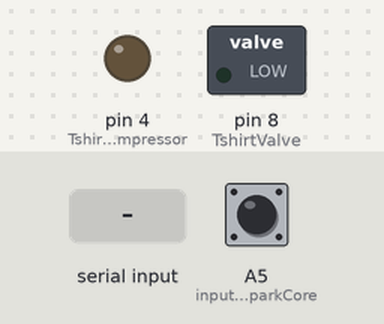
The sketch below on a simulated Arduino Uno, built with avr-gcc and run on an emulated ATmega328P. Parts: switched loads named in the sketch (green lamp = pin HIGH), output pins drawn as LEDs (lit = HIGH). Inputs (shaded band) come from the test bench; at power-on: A5 (input_from_SparkCore) HIGH. What the sketch prints to the serial monitor is not drawn.

Above: at 1.2 s.
1.3 s: A5 (input_from_SparkCore) pulled LOW for 0.15 s
At 1.4 s:
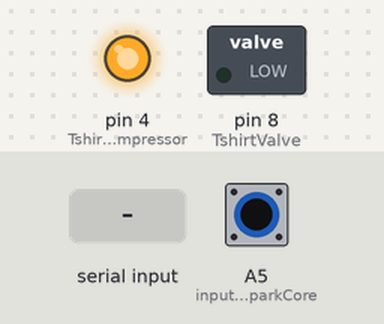
3.0 s: "1" received over Serial
At 3.4 s:
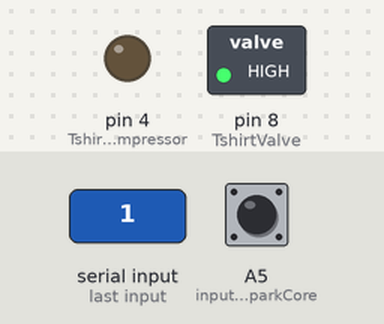
5.0 s: A5 (input_from_SparkCore) pulled LOW for 3.2 s
At 6.3 s:
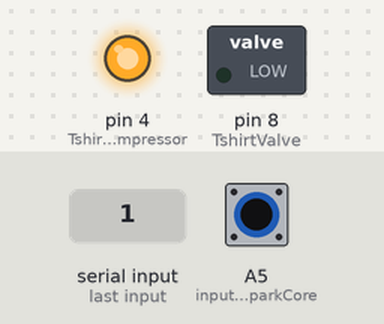
Timing chart, 0 to 9.7 s (numbered marks = the images above; inputs shaded):
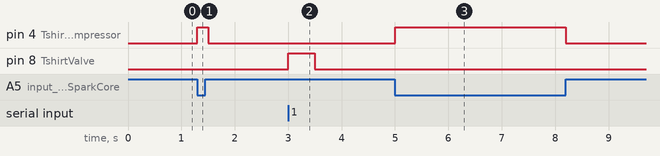

The sketch:

T_shirt_compressor_test.ino
```cpp
int TshirtCompressor = 4;  //compressor is wired to DP4
int TshirtValve = 8;  // valve is wired to DP8
int incomingByte = 0;   // for incoming serial data

void setup()
{
  Serial.begin(38400);
  pinMode(TshirtCompressor, OUTPUT);
  pinMode(TshirtValve, OUTPUT);
  Serial.println("Press 1 for Fire");
  digitalWrite(TshirtCompressor, LOW);
  digitalWrite(TshirtValve, LOW);
  pinMode(A5, INPUT);  // input from SparkCore
  digitalWrite(A5, HIGH);  //enable pullup resistor
}

void loop()
{
  if (Serial.available() > 0)
  {
     // read the incoming byte:
     incomingByte = Serial.read();
     //Serial.println(incomingByte);
     if(incomingByte == 49)  //1 pressed
     {
        digitalWrite(TshirtValve, HIGH);
        delay(500);
        digitalWrite(TshirtValve, LOW);
     }
  }

  if(!digitalRead(A5))
  {
    digitalWrite(TshirtCompressor, HIGH);
  }
  else
  {
    digitalWrite(TshirtCompressor, LOW);
  }

  delay(100);

}
```

Measured:
- after the input at 1.3 s, pin 4 (TshirtCompressor): LOW → HIGH at once, → LOW 0.20 s later
- after the input at 3.0 s, pin 8 (TshirtValve): LOW → HIGH at once, → LOW 0.50 s later
- after the input at 5.0 s, pin 4 (TshirtCompressor): LOW → HIGH at once, → LOW 3.2 s later
